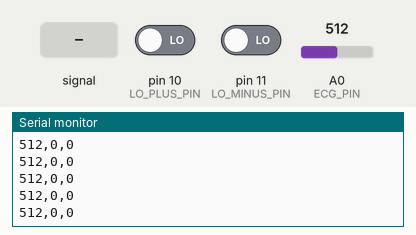
A sketch run on a simulated Arduino Uno, built with avr-gcc and run on an emulated ATmega328P. On the bench: the last lines printed to the serial monitor. The inputs (shaded band) are chosen by the test bench; at power-on: A0 (ECG_PIN) = 512, pin 10 (LO_PLUS_PIN) LOW, pin 11 (LO_MINUS_PIN) LOW.

Above: at 1.2 s.
1.3 s: A0 (ECG_PIN) fed a 200 Hz sine of ±81 counts around its level
At 1.4 s:
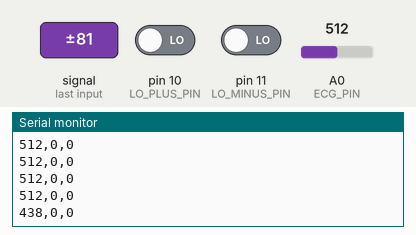
2.8 s: A0 (ECG_PIN) set to 716
At 2.81 s:
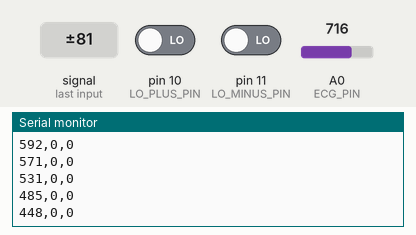
4.3 s: pin 10 (LO_PLUS_PIN) driven HIGH
At 4.43 s:
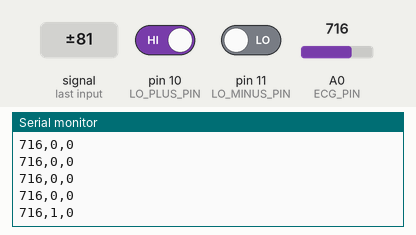
5.8 s: pin 11 (LO_MINUS_PIN) driven HIGH
At 5.91 s:
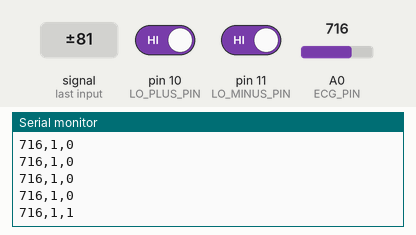
7.3 s: A0 (ECG_PIN) fed a 1000 Hz sine of ±255 counts around its level
At 7.39 s:
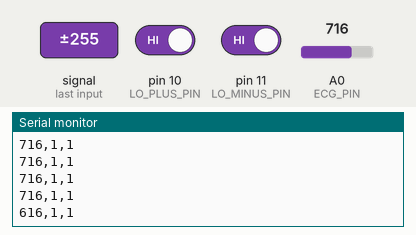
8.8 s: A0 (ECG_PIN) set to 900
At 8.8 s:
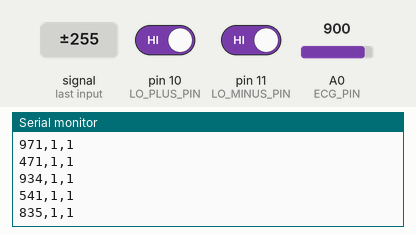
Timing chart, 0 to 11.3 s (numbered marks = the images above; inputs shaded):
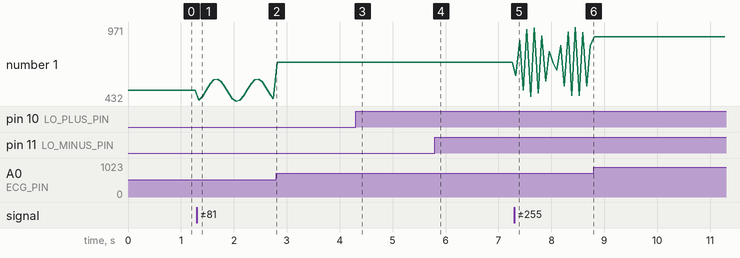

The sketch:

ECG_Arduino.ino
```cpp
// Arduino code to read ECG from AD8232 and send to Serial
// Wiring:
// AD8232 Output -> A0
// AD8232 LO+ -> D10
// AD8232 LO- -> D11
// AD8232 GND -> GND
// AD8232 3.3V -> 3.3V
// AD8232 SDN -> GND (continuous operation)

int ECG_PIN = A0;
int LO_PLUS_PIN = 10;
int LO_MINUS_PIN = 11;

void setup() {
  Serial.begin(115200);
  pinMode(ECG_PIN, INPUT);
  pinMode(LO_PLUS_PIN, INPUT);
  pinMode(LO_MINUS_PIN, INPUT);
}

void loop() {
  int ecgValue = analogRead(ECG_PIN);
  int loPlus = digitalRead(LO_PLUS_PIN);
  int loMinus = digitalRead(LO_MINUS_PIN);

  // Send data in CSV format: ECGValue,LOPlus,LOMinus
  Serial.print(ecgValue);
  Serial.print(",");
  Serial.print(loPlus);
  Serial.print(",");
  Serial.println(loMinus);

  delay(70); // ~14 samples per second (reduce the delay for a higher sampling rate)
}
```

Measured:
- after the input at 1.3 s, the serial monitor: prints a new line at once (image 1)
- after the input at 4.3 s, the serial monitor: prints a new line after 0.07 s (image 3)
- after the input at 5.8 s, the serial monitor: prints a new line after 0.05 s (image 4)
- after the input at 7.3 s, the serial monitor: prints a new line at once (image 5)
- plotted number 1: 512 → 448 after the input at 1.3 s, 448 → 716 after the input at 2.8 s, 716 → 835 after the input at 7.3 s, 835 → 900 after the input at 8.8 s
